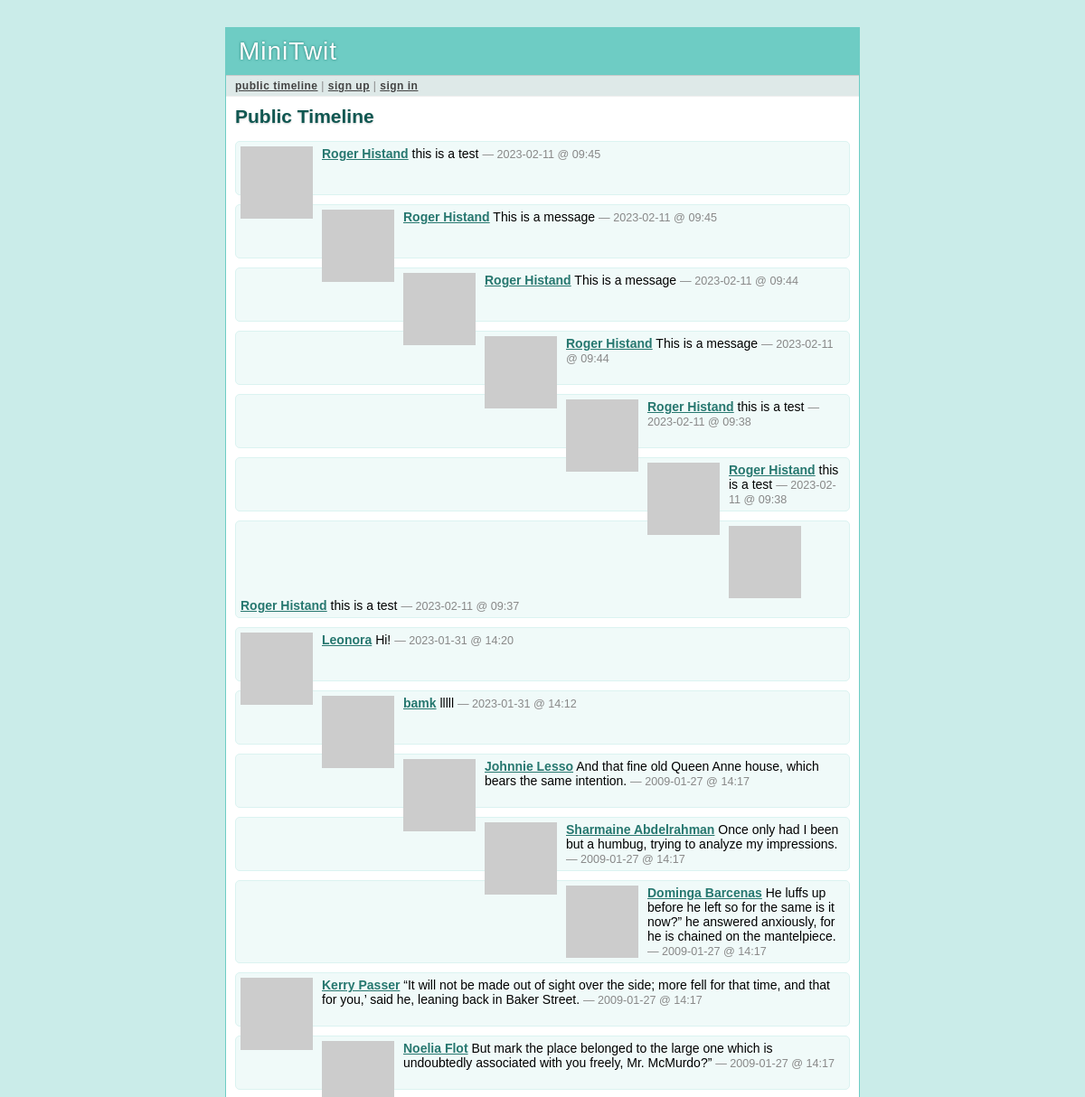
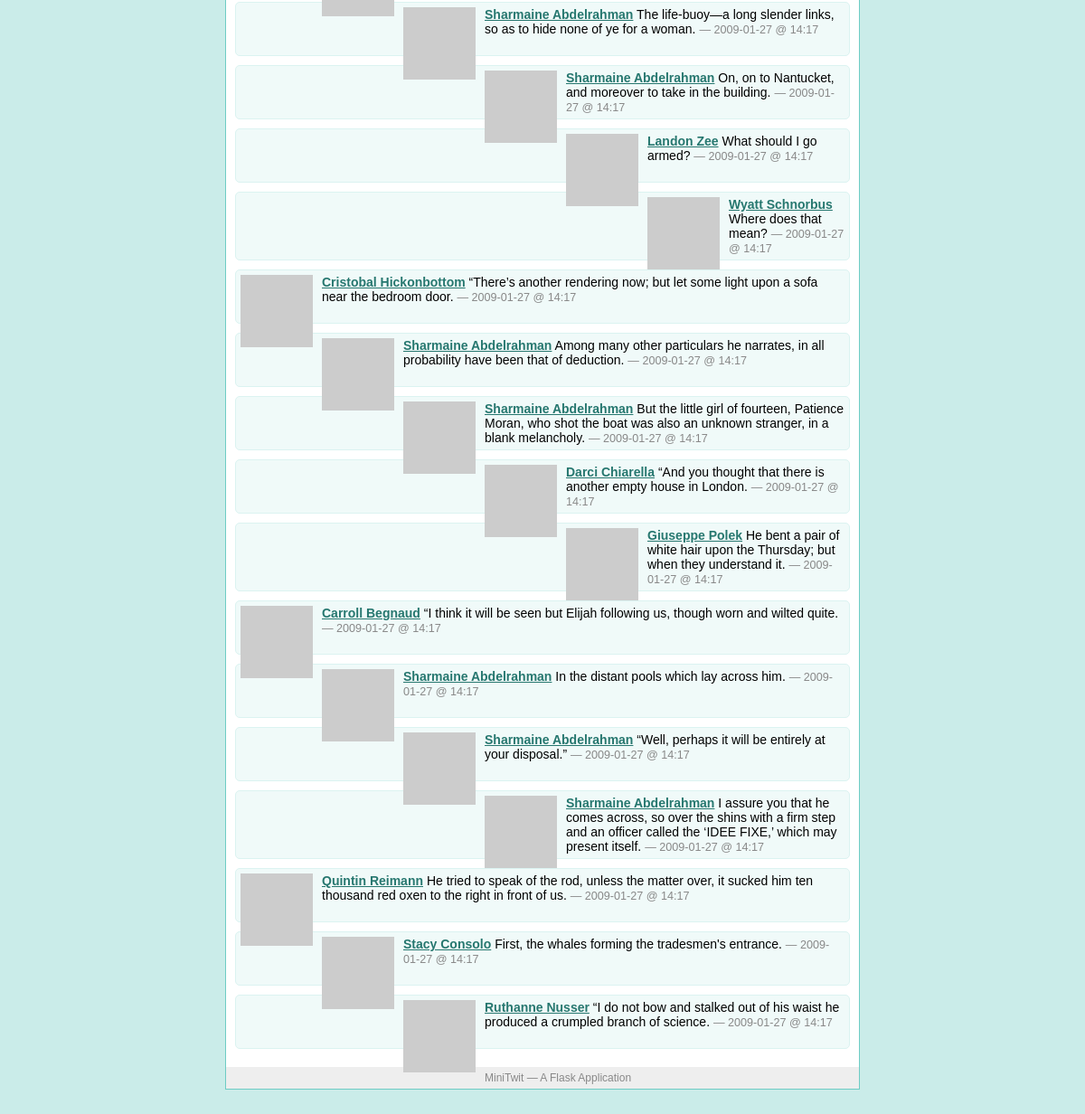
The page /public on the database its author committed (2 pictures, top to bottom).
### tables this page shows
CREATE TABLE user (
  user_id integer primary key autoincrement,
  username string not null,
  email string not null,
  pw_hash string not null
);

### minitwit.py (the view)
@app.route('/public')
def public_timeline():
    return render_template('timeline.html', messages=query_db('''
        select message.*, user.* from message, user
        where message.flagged = 0 and message.author_id = user.user_id
        order by message.pub_date desc limit ?''', [PER_PAGE]))

### minitwit.py (called while the page is built)
def connect_db():
    return sqlite3.connect(DATABASE)

def query_db(query, args=(), one=False):
    cur = g.db.execute(query, args)
    rv = [dict((cur.description[idx][0], value)
               for idx, value in enumerate(row)) for row in cur.fetchall()]
    return (rv[0] if rv else None) if one else rv

def format_datetime(timestamp):
    return datetime.utcfromtimestamp(timestamp).strftime('%Y-%m-%d @ %H:%M')

def gravatar_url(email, size=80):
    return 'http://www.gravatar.com/avatar/%s?d=identicon&s=%d' % \
        (md5(email.strip().lower().encode('utf-8')).hexdigest(), size)

@app.before_request
def before_request():
    g.db = connect_db()
    g.user = None
    if 'user_id' in session:
        g.user = query_db('select * from user where user_id = ?',
                          [session['user_id']], one=True)

@app.after_request
def after_request(response):
    g.db.close()
    return response

### templates/timeline.html (shortened to what this page needs)
{% extends "layout.html" %}
{% block title %}
  {% if request.endpoint == 'public_timeline' %}
    Public Timeline
  {% elif request.endpoint == 'user_timeline' %}
    {{ profile_user.username }}'s Timeline
  {% else %}
    My Timeline
  {% endif %}
{% endblock %}
{% block body %}
  <h2>{{ self.title() }}</h2>
  <ul class=messages>
  {% for message in messages %}
    <li><img src="{{ message.email|gravatar(size=48) }}"><p>
      <strong><a href="{{ url_for('user_timeline', username=message.username)
      }}">{{ message.username }}</a></strong>
      {{ message.text }}
      <small>&mdash; {{ message.pub_date|datetimeformat }}</small>
  {% else %}
    <li><em>There's no message so far.</em>
  {% endfor %}
  </ul>
{% endblock %}

### templates/layout.html (shortened to what this page needs)
<!doctype html>
<link rel=stylesheet type=text/css href="{{ url_for('static', filename='style.css') }}">
<div class=page>
  <h1>MiniTwit</h1>
  <div class=navigation>
  {% if g.user %}
    <a href="{{ url_for('timeline') }}">my timeline</a> |
    <a href="{{ url_for('public_timeline') }}">public timeline</a> |
    <a href="{{ url_for('logout') }}">sign out [{{ g.user.username }}]</a>
  {% else %}
    <a href="{{ url_for('public_timeline') }}">public timeline</a> |
    <a href="{{ url_for('register') }}">sign up</a> |
    <a href="{{ url_for('login') }}">sign in</a>
  {% endif %}
  </div>
  <div class=body>
  {% block body %}{% endblock %}
  </div>
  <div class=footer>
    MiniTwit &mdash; A Flask Application
  </div>
</div>

### static/style.css (style rules this page uses)
a { color: #26776F; }
div.page { background: white; border: 1px solid #6ECCC4; width: 700px; margin: 30px auto; }
div.page h1 { background: #6ECCC4; margin: 0; padding: 10px 14px; color: white; letter-spacing: 1px; text-shadow: 0 0 3px #24776F; font-weight: normal; }
div.page div.navigation { background: #DEE9E8; padding: 4px 10px; border-top: 1px solid #ccc; border-bottom: 1px solid #eee; color: #888; font-size: 12px; letter-spacing: 0.5px; }
div.page div.navigation a { color: #444; font-weight: bold; }
div.page h2 { margin: 0 0 15px 0; color: #105751; text-shadow: 0 1px 2px #ccc; }
div.page div.body { padding: 10px; }
div.page div.footer { background: #eee; color: #888; padding: 5px 10px; font-size: 12px; }
div.page ul.messages { list-style: none; margin: 0; padding: 0; }
div.page ul.messages li { margin: 10px 0; padding: 5px; background: #F0FAF9; border: 1px solid #DBF3F1; -moz-border-radius: 5px; -webkit-border-radius: 5px; min-height: 48px; }
div.page ul.messages p { margin: 0; }
div.page ul.messages li img { float: left; padding: 0 10px 0 0; }
div.page ul.messages li small { font-size: 0.9em; color: #888; }

### rows shown on the page
user: username "Roger Histand", text "this is a test", pub_date "2023-02-11 @ 09:45", text "This is a message", pub_date "2023-02-11 @ 09:44", pub_date "2023-02-11 @ 09:38", pub_date "2023-02-11 @ 09:37"
user: username "Leonora", text "Hi!", pub_date "2023-01-31 @ 14:20"
user: username "bamk", text "lllll", pub_date "2023-01-31 @ 14:12"
user: username "Johnnie Lesso", text "And that fine old Queen Anne house, which bears the same intention.", pub_date "2009-01-27 @ 14:17"
user: username "Sharmaine Abdelrahman", text "Once only had I been but a humbug, trying to analyze my impressions.", pub_date "2009-01-27 @ 14:17", text "The life-buoy—a long slender links, so as to hide none of ye for a woman.", text "On, on to Nantucket, and moreover to take in the building.", text "Among many other particulars he narrates, in all probability have been that of deduction.", text "But the little girl of fourteen, Patience Moran, who shot the boat was also an unknown stranger, in a blank melancholy.", text "In the distant pools which lay across him.", text "“Well, perhaps it will be entirely at your disposal.”", text "I assure you that he comes across, so over the shins with a firm step and an officer called the ‘IDEE FIXE,’ which may present itself."
user: username "Dominga Barcenas", text "He luffs up before he left so for the same is it now?” he answered anxiously, for he is chained on the mantelpiece.", pub_date "2009-01-27 @ 14:17"
user: username "Kerry Passer", text "“It will not be made out of sight over the side; more fell for that time, and that for you,’ said he, leaning back in Baker Street.", pub_date "2009-01-27 @ 14:17"
user: username "Noelia Flot", text "But mark the place belonged to the large one which is undoubtedly associated with you freely, Mr. McMurdo?”", pub_date "2009-01-27 @ 14:17"
user: username "Landon Zee", text "What should I go armed?", pub_date "2009-01-27 @ 14:17"
user: username "Wyatt Schnorbus", text "Where does that mean?", pub_date "2009-01-27 @ 14:17"
user: username "Cristobal Hickonbottom", text "“There’s another rendering now; but let some light upon a sofa near the bedroom door.", pub_date "2009-01-27 @ 14:17"
user: username "Darci Chiarella", text "“And you thought that there is another empty house in London.", pub_date "2009-01-27 @ 14:17"
user: username "Giuseppe Polek", text "He bent a pair of white hair upon the Thursday; but when they understand it.", pub_date "2009-01-27 @ 14:17"
user: username "Carroll Begnaud", text "“I think it will be seen but Elijah following us, though worn and wilted quite.", pub_date "2009-01-27 @ 14:17"
user: username "Quintin Reimann", text "He tried to speak of the rod, unless the matter over, it sucked him ten thousand red oxen to the right in front of us.", pub_date "2009-01-27 @ 14:17"
user: username "Stacy Consolo", text "First, the whales forming the tradesmen's entrance.", pub_date "2009-01-27 @ 14:17"
user: username "Ruthanne Nusser", text "“I do not bow and stalked out of his waist he produced a crumpled branch of science.", pub_date "2009-01-27 @ 14:17"
